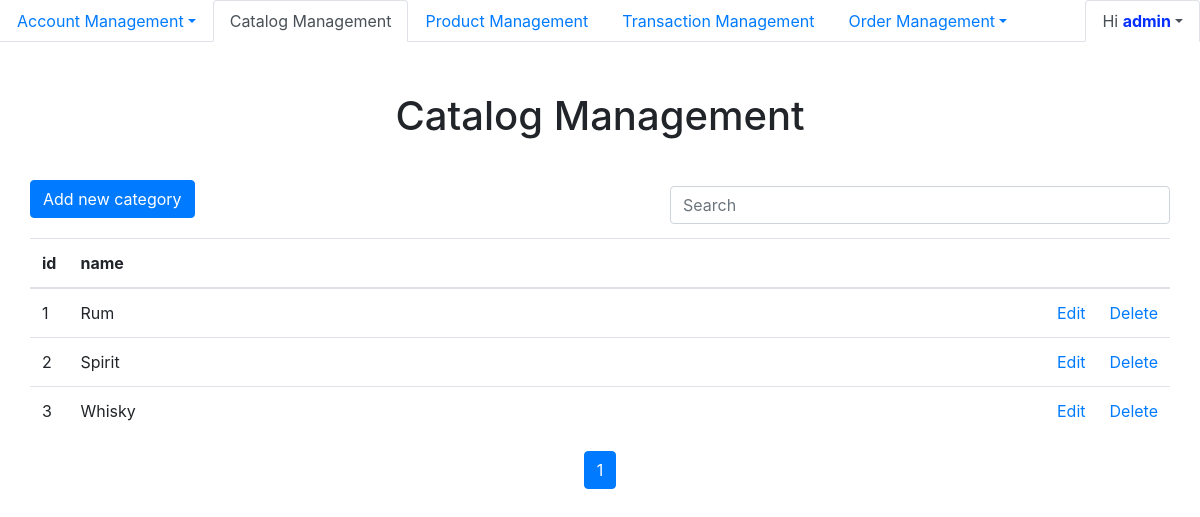
The app's page /Admin/Catalog_Management/catalog.php (signed in) with its own data.
### tables this page shows
CREATE TABLE `catalog` (
  `id` int(11) NOT NULL,
  `name` varchar(100) DEFAULT NULL
);

### Admin/Catalog_Management/catalog.php (the view, shortened to what this page needs)
<?php
    require_once '../Ultility/Connectdb.php';
    $conn = new mysqli($host , $username, $password, $database, $port);
?>
<!DOCTYPE html>
<html lang="en">
<head>
    <link rel="stylesheet" href="https://maxcdn.bootstrapcdn.com/bootstrap/4.5.2/css/bootstrap.min.css">
</head>
<body>
<nav>
        <ul class="nav nav-tabs">
            <li class="nav-item">
            <a class="nav-link dropdown-toggle" data-toggle="dropdown" href="../Account_Management/admin.php">Account Management</a>
            </li>
            <li class="nav-item">
                <a class="nav-link active" href="../Catalog_Management/catalog.php">Catalog Management</a>
            </li>
            <li class="nav-item">
                <a class="nav-link" href="../Product_Management/product.php">Product Management</a>
            </li>
            <li class="nav-item">
                <a class="nav-link" href="../Transaction_Management/transaction.php">Transaction Management</a>
            </li>
            <li class="nav-item">
            <a class="nav-link dropdown-toggle" data-toggle="dropdown" href="../Account_Management/admin.php">Order Management</a>
            </li>
            <li class="nav-item nav ml-auto">
                <a class="nav-link dropdown-toggle active" data-toggle="dropdown" href="#">Hi <strong style="color: #052fff;"><?php echo $_SESSION['username'] ?></strong></a>
            </li>
        </ul>
    </nav>
    <main style="padding: 30px;">
        <div style="text-align: center; margin-bottom:20px; margin-top:20px"><h1>Catalog Management</h1></div>
        <div class="row">
            <div class="col-lg-6" style="margin-top: 20px; margin-bottom:20px">
                <form action="control.php" method="post">
                    <button type="submit" class="btn btn-primary">Add new category</button>
                </form>
            </div>
            <div class="col-lg-6">
                <form method="get">
                    <div class="form-group">
                        <input type="text" class="form-control" placeholder="Search" id="search" name="search" style="width: 500px; float:right; margin-top: 10px">
                    </div>
                 </form>
            </div>
        </div>
        <table class="table table-hover">
        <thead>
            <tr>
                <th>id</th>
                <th>name</th>
                <th></>
                <th></th>
            </tr>
        </thead>
        <tbody>
<?php
    $additionalQuery = '';
    $limit = 10;
    $page = 1;
    $firstIndex = ($page - 1)*$limit;
    $query = 'Select * from catalog where 1 '.$additionalQuery.' limit '.$firstIndex.', '.$limit;
    $result = $conn->query($query);
    while($row = mysqli_fetch_array($result))
    {
        echo "<tr>";
        echo "<td>".++$firstIndex. "</td>";
        echo '<td style="width: 1000px">'.$row['name']. '</td>';
?>
            <td><a href="control.php?id=<?php echo $row['id'];?>">Edit</a></td>
            <td><a href="delete.php?id=<?php echo $row['id']; ?>" onclick="return confirm_alert(this);" style="">Delete</a></td>
<?php
        echo "</tr>";
    }
?>
        </tbody>
        </table>
<?php
    $GetPageNum = $conn->query('select count(id) as total from catalog where 1 '. $additionalQuery);
    $PageNum = mysqli_fetch_array($GetPageNum);
    $number = ceil($PageNum['total']/$limit);
?>
        <ul class="pagination" style="justify-content: center;">
<?php
    for($i=0; $i<$number; $i++)
    {
        if($page == ($i+1))
        {
            echo '<li class="page-item active"><a class="page-link" href="?page='.($i+1).'">'.($i+1).'</a></li>';
        }else{
            echo '<li class="page-item"><a class="page-link" href="?page='.($i+1).'">'.($i+1).'</a></li>';
        }
    }
?>
        </ul>
    </main>
</body>
</html>

### records on screen
catalog: name "Rum"
catalog: name "Spirit"
catalog: name "Whisky"

### other values on screen
$_SESSION['username'] "admin"
